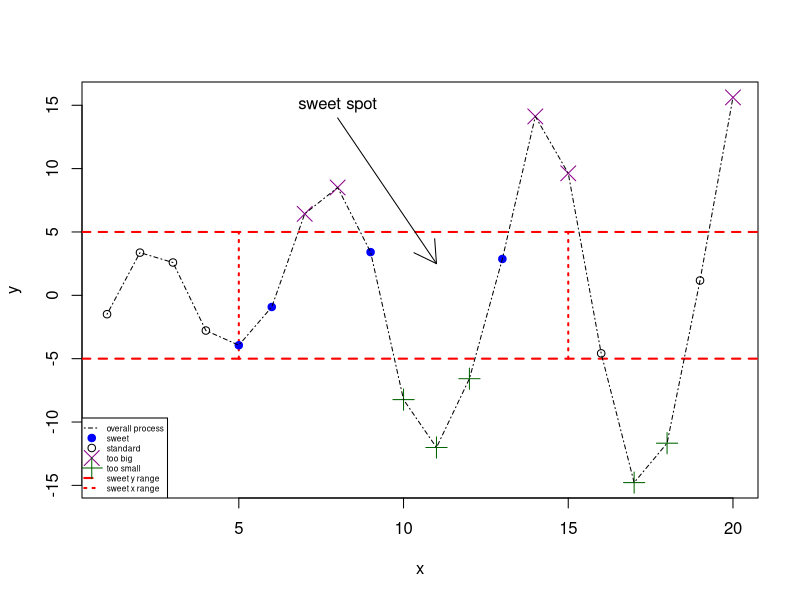

Recreate this plot in R.
# Programming Assignment 4
# Jonathan Phillips
# 9/27/2026
# COP2073C

# Assignment 4

x <- 1:20

y <- c(-1.49, 3.37, 2.59, -2.78, -3.94, -0.92, 6.43, 8.51,
       3.41, -8.23, -12.01, -6.58, 2.87, 14.12, 9.63, -4.58,
       -14.78, -11.67, 1.17, 15.62)

plot(x, y, type = "n", main = "")
abline(h = c(-5, 5), col = "red", lty = 2, lwd = 2)

segments(x0 = c(5, 15), y0 = c(-5, -5),
         x1 = c(5, 15), y1 = c(5, 5),
         col = "red", lty = 3, lwd = 2)

points(x[y >= 5], y[y >= 5],
       pch = 4, col = "darkmagenta", cex = 2)

points(x[y <= -5], y[y <= -5],
       pch = 3, col = "darkgreen", cex = 2)

points(x[(x >= 5 & x <= 15) & (y > -5 & y < 5)],
       y[(x >= 5 & x <= 15) & (y > -5 & y < 5)],
       pch = 19, col = "blue")

points(x[(x < 5 | x > 15) & (y > -5 & y < 5)],
       y[(x < 5 | x > 15) & (y > -5 & y < 5)])

lines(x, y, lty = 4)

arrows(x0 = 8, y0 = 14, x1 = 11, y1 = 2.5)

text(x = 8, y = 15, labels = "sweet spot")

legend("bottomleft",
       legend = c("overall process", "sweet", "standard",
                  "too big", "too small", "sweet y range",
                  "sweet x range"),
       pch = c(NA, 19, 1, 4, 3, NA, NA),
       lty = c(4, NA, NA, NA, NA, 2, 3),
       col = c("black", "blue", "black", "darkmagenta",
               "darkgreen", "red", "red"),
       lwd = c(1, NA, NA, NA, NA, 2, 2),
       pt.cex = c(NA, 1, 1, 2, 2, NA, NA),
       cex = 0.5)
